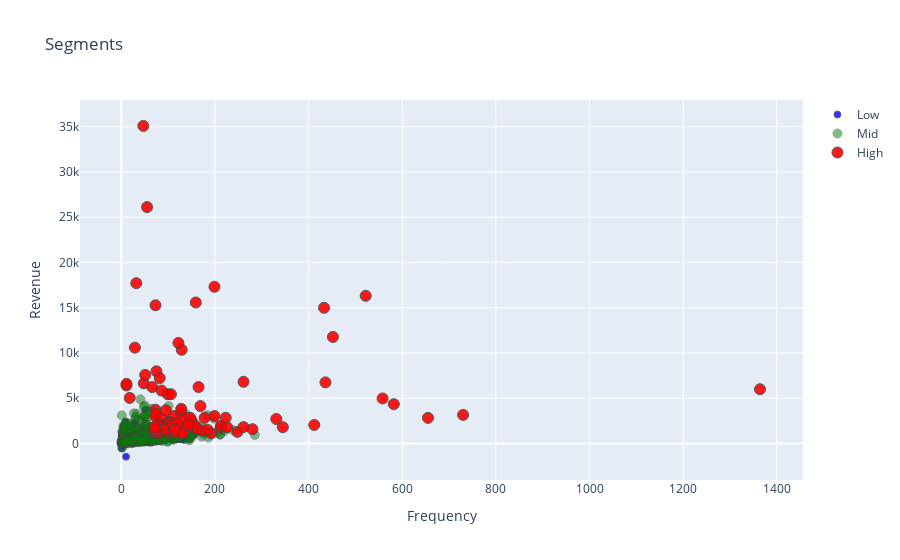

The notebook cell saved with this chart:
### Code cell
tx_graph = tx_user.query("Revenue < 50000 and Frequency < 2000")

plot_data = [
    go.Scatter(
        x=tx_graph.query("Segment == 'Low-Value'")['Frequency'],
        y=tx_graph.query("Segment == 'Low-Value'")['Revenue'],
        mode='markers',
        name='Low',
        marker= dict(size= 7,
            line= dict(width=1),
            color= 'blue',
            opacity= 0.8
           )
    ),
        go.Scatter(
        x=tx_graph.query("Segment == 'Mid-Value'")['Frequency'],
        y=tx_graph.query("Segment == 'Mid-Value'")['Revenue'],
        mode='markers',
        name='Mid',
        marker= dict(size= 9,
            line= dict(width=1),
            color= 'green',
            opacity= 0.5
           )
    ),
        go.Scatter(
        x=tx_graph.query("Segment == 'High-Value'")['Frequency'],
        y=tx_graph.query("Segment == 'High-Value'")['Revenue'],
        mode='markers',
        name='High',
        marker= dict(size= 11,
            line= dict(width=1),
            color= 'red',
            opacity= 0.9
           )
    ),
]

plot_layout = go.Layout(
        yaxis= {'title': "Revenue"},
        xaxis= {'title': "Frequency"},
        title='Segments'
    )
fig = go.Figure(data=plot_data, layout=plot_layout)
pyoff.iplot(fig)

### Figure 1 — Plotly figure (JSON) as saved in the notebook; plotly's stock layout.template omitted (floating-point values rounded to 4 significant figures; data arrays with more than 128 entries replaced by an {"elided": "..."} marker saying what was removed)
{"data": [{"marker": {"color": "blue", "line": {"width": 1}, "opacity": 0.8, "size": 7}, "mode": "markers", "name": "Low", "type": "scatter", "x": {"elided": "1139 int values"}, "y": {"elided": "1139 float values"}}, {"marker": {"color": "green", "line": {"width": 1}, "opacity": 0.5, "size": 9}, "mode": "markers", "name": "Mid", "type": "scatter", "x": {"elided": "583 int values"}, "y": {"elided": "583 float values"}}, {"marker": {"color": "red", "line": {"width": 1}, "opacity": 0.9, "size": 11}, "mode": "markers", "name": "High", "type": "scatter", "x": [89, 76, 73, 122, 522, 98, 73, 11, 71, 77, 412, 655, 75, 150, 75, 112, 129, 79, 199, 248, 55, 81, 280, 128, 128, 1364, 127, 345, 159, 91, 128, 99, 29, 129, 88, 153, 212, 213, 730, 169, 436, 18, 48, 72, 106, 452, 117, 261, 32, 122, 95, 77, 192, 582, 47, 102, 93, 103, 95, 331, 135, 95, 165, 82, 108, 51, 84, 109, 77, 114, 199, 158, 104, 226, 81, 261, 106, 433, 11, 178, 73, 76, 558, 108, 110, 81, 162, 173, 103, 100, 108, 116, 83, 147, 115, 71, 91, 66, 78, 75, 129, 132, 101, 110, 119, 114, 88, 184, 70, 86, 87, 73, 223, 81, 90, 143, 73, 72], "y": [1448.0, 1481.0, 2963.0, 1254.0, 16310.0, 1296.0, 3729.0, 6401.0, 1264.0, 1379.0, 2034.0, 2819.0, 7970.0, 2507.0, 3252.0, 3019.0, 10350.0, 1779.0, 3027.0, 1269.0, 26110.0, 1580.0, 1570.0, 3403.0, 3813.0, 5985.0, 1179.0, 1791.0, 15570.0, 1989.0, 1570.0, 5435.0, 10580.0, 1931.0, 2740.0, 1785.0, 1758.0, 1956.0, 3149.0, 4119.0, 6742.0, 5022.0, 6639.0, 1503.0, 5434.0, 11760.0, 2215.0, 6809.0, 17700.0, 11110.0, 1973.0, 1177.0, 1113.0, 4337.0, 35090.0, 2389.0, 1654.0, 1856.0, 1940.0, 2695.0, 1973.0, 3655.0, 6224.0, 7213.0, 1987.0, 7566.0, 1722.0, 1311.0, 1398.0, 1792.0, 17310.0, 1989.0, 1958.0, 1791.0, 2062.0, 1799.0, 1626.0, 14980.0, 6584.0, 2825.0, 15260.0, 1132.0, 4966.0, 2273.0, 1682.0, 1405.0, 1622.0, 1413.0, 1583.0, 2132.0, 1655.0, 1220.0, 1484.0, 2833.0, 2053.0, 1796.0, 1666.0, 6227.0, 1161.0, 1349.0, 2579.0, 1155.0, 1674.0, 1988.0, 2226.0, 1513.0, 1763.0, 1515.0, 1465.0, 5838.0, 1811.0, 1595.0, 2834.0, 1889.0, 1556.0, 2027.0, 1444.0, 1802.0]}], "layout": {"autosize": true, "title": {"text": "Segments"}, "xaxis": {"autorange": true, "range": [-85.12, 1452.0], "title": {"text": "Frequency"}, "type": "linear"}, "yaxis": {"autorange": true, "range": [-4705.0, 38930.0], "title": {"text": "Revenue"}, "type": "linear"}}}
